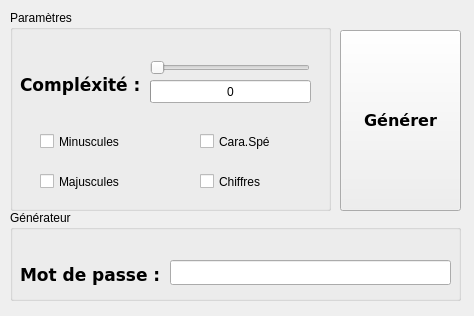
<?xml version="1.0" encoding="UTF-8"?>
<ui version="4.0">
 <class>Widget</class>
 <widget class="QWidget" name="Widget">
  <property name="geometry">
   <rect>
    <x>0</x>
    <y>0</y>
    <width>474</width>
    <height>316</height>
   </rect>
  </property>
  <property name="windowTitle">
   <string>Widget</string>
  </property>
  <widget class="QGroupBox" name="groupBox">
   <property name="geometry">
    <rect>
     <x>10</x>
     <y>210</y>
     <width>451</width>
     <height>91</height>
    </rect>
   </property>
   <property name="title">
    <string>Générateur</string>
   </property>
   <widget class="QLabel" name="label">
    <property name="geometry">
     <rect>
      <x>10</x>
      <y>40</y>
      <width>151</width>
      <height>51</height>
     </rect>
    </property>
    <property name="font">
     <font>
      <family>DejaVu Sans</family>
      <pointsize>13</pointsize>
      <weight>75</weight>
      <bold>true</bold>
     </font>
    </property>
    <property name="text">
     <string>Mot de passe : </string>
    </property>
   </widget>
   <widget class="QLineEdit" name="lineEdit">
    <property name="geometry">
     <rect>
      <x>160</x>
      <y>50</y>
      <width>281</width>
      <height>25</height>
     </rect>
    </property>
   </widget>
  </widget>
  <widget class="QGroupBox" name="groupBox_2">
   <property name="geometry">
    <rect>
     <x>10</x>
     <y>10</y>
     <width>321</width>
     <height>201</height>
    </rect>
   </property>
   <property name="title">
    <string>Paramètres</string>
   </property>
   <widget class="QSlider" name="horizontalSlider">
    <property name="geometry">
     <rect>
      <x>140</x>
      <y>50</y>
      <width>160</width>
      <height>16</height>
     </rect>
    </property>
    <property name="maximum">
     <number>24</number>
    </property>
    <property name="pageStep">
     <number>5</number>
    </property>
    <property name="orientation">
     <enum>Qt::Horizontal</enum>
    </property>
   </widget>
   <widget class="QProgressBar" name="progressBar">
    <property name="geometry">
     <rect>
      <x>140</x>
      <y>70</y>
      <width>161</width>
      <height>23</height>
     </rect>
    </property>
    <property name="maximum">
     <number>24</number>
    </property>
    <property name="value">
     <number>0</number>
    </property>
    <property name="textVisible">
     <bool>true</bool>
    </property>
    <property name="format">
     <string>%p</string>
    </property>
   </widget>
   <widget class="QLabel" name="label_3">
    <property name="geometry">
     <rect>
      <x>10</x>
      <y>50</y>
      <width>151</width>
      <height>51</height>
     </rect>
    </property>
    <property name="font">
     <font>
      <family>DejaVu Sans</family>
      <pointsize>13</pointsize>
      <weight>75</weight>
      <bold>true</bold>
     </font>
    </property>
    <property name="text">
     <string>Compléxité : </string>
    </property>
   </widget>
   <widget class="QCheckBox" name="checkBox">
    <property name="geometry">
     <rect>
      <x>30</x>
      <y>120</y>
      <width>101</width>
      <height>23</height>
     </rect>
    </property>
    <property name="text">
     <string>Minuscules</string>
    </property>
   </widget>
   <widget class="QCheckBox" name="checkBox_2">
    <property name="geometry">
     <rect>
      <x>30</x>
      <y>160</y>
      <width>101</width>
      <height>23</height>
     </rect>
    </property>
    <property name="text">
     <string>Majuscules</string>
    </property>
   </widget>
   <widget class="QCheckBox" name="checkBox_3">
    <property name="geometry">
     <rect>
      <x>190</x>
      <y>120</y>
      <width>101</width>
      <height>23</height>
     </rect>
    </property>
    <property name="text">
     <string>Cara.Spé</string>
    </property>
   </widget>
   <widget class="QCheckBox" name="checkBox_4">
    <property name="geometry">
     <rect>
      <x>190</x>
      <y>160</y>
      <width>101</width>
      <height>23</height>
     </rect>
    </property>
    <property name="text">
     <string>Chiffres</string>
    </property>
   </widget>
  </widget>
  <widget class="QPushButton" name="pushButton">
   <property name="geometry">
    <rect>
     <x>340</x>
     <y>30</y>
     <width>121</width>
     <height>181</height>
    </rect>
   </property>
   <property name="font">
    <font>
     <family>DejaVu Sans</family>
     <pointsize>12</pointsize>
     <weight>75</weight>
     <bold>true</bold>
    </font>
   </property>
   <property name="text">
    <string>Générer</string>
   </property>
  </widget>
 </widget>
 <resources/>
 <connections/>
</ui>
